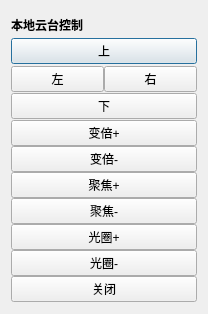
<?xml version="1.0" encoding="UTF-8"?>
<ui version="4.0">
 <class>CDlgControlPtzLocalClass</class>
 <widget class="QDialog" name="CDlgControlPtzLocalClass">
  <property name="geometry">
   <rect>
    <x>0</x>
    <y>0</y>
    <width>208</width>
    <height>314</height>
   </rect>
  </property>
  <property name="windowTitle">
   <string>CDlgControlPtzLocal</string>
  </property>
  <layout class="QHBoxLayout" name="horizontalLayout">
   <item>
    <widget class="QWidget" name="widget" native="true">
     <layout class="QVBoxLayout" name="verticalLayout">
      <property name="spacing">
       <number>0</number>
      </property>
      <property name="leftMargin">
       <number>0</number>
      </property>
      <property name="topMargin">
       <number>0</number>
      </property>
      <property name="rightMargin">
       <number>0</number>
      </property>
      <property name="bottomMargin">
       <number>0</number>
      </property>
      <item>
       <widget class="QLabel" name="lab_title">
        <property name="styleSheet">
         <string notr="true">font-weight:bold</string>
        </property>
        <property name="text">
         <string>本地云台控制</string>
        </property>
       </widget>
      </item>
      <item>
       <widget class="QWidget" name="widget_2" native="true">
        <layout class="QVBoxLayout" name="verticalLayout_5">
         <property name="spacing">
          <number>0</number>
         </property>
         <property name="leftMargin">
          <number>0</number>
         </property>
         <property name="topMargin">
          <number>0</number>
         </property>
         <property name="rightMargin">
          <number>0</number>
         </property>
         <property name="bottomMargin">
          <number>0</number>
         </property>
         <item>
          <widget class="QPushButton" name="btnPtz_up">
           <property name="text">
            <string>上</string>
           </property>
          </widget>
         </item>
        </layout>
       </widget>
      </item>
      <item>
       <widget class="QWidget" name="widget_3" native="true">
        <layout class="QHBoxLayout" name="horizontalLayout_2">
         <property name="spacing">
          <number>0</number>
         </property>
         <property name="leftMargin">
          <number>0</number>
         </property>
         <property name="topMargin">
          <number>0</number>
         </property>
         <property name="rightMargin">
          <number>0</number>
         </property>
         <property name="bottomMargin">
          <number>0</number>
         </property>
         <item>
          <widget class="QPushButton" name="btnPtz_left">
           <property name="text">
            <string>左</string>
           </property>
          </widget>
         </item>
         <item>
          <widget class="QPushButton" name="btnPtz_right">
           <property name="text">
            <string>右</string>
           </property>
          </widget>
         </item>
        </layout>
       </widget>
      </item>
      <item>
       <widget class="QWidget" name="widget_4" native="true">
        <layout class="QVBoxLayout" name="verticalLayout_6">
         <property name="spacing">
          <number>0</number>
         </property>
         <property name="leftMargin">
          <number>0</number>
         </property>
         <property name="topMargin">
          <number>0</number>
         </property>
         <property name="rightMargin">
          <number>0</number>
         </property>
         <property name="bottomMargin">
          <number>0</number>
         </property>
         <item>
          <widget class="QPushButton" name="btnPtz_down">
           <property name="text">
            <string>下</string>
           </property>
          </widget>
         </item>
        </layout>
       </widget>
      </item>
      <item>
       <widget class="QWidget" name="widget_7" native="true">
        <layout class="QVBoxLayout" name="verticalLayout_2">
         <property name="spacing">
          <number>0</number>
         </property>
         <property name="leftMargin">
          <number>0</number>
         </property>
         <property name="topMargin">
          <number>0</number>
         </property>
         <property name="rightMargin">
          <number>0</number>
         </property>
         <property name="bottomMargin">
          <number>0</number>
         </property>
         <item>
          <widget class="QPushButton" name="btnPtz_zoomUp">
           <property name="text">
            <string>变倍+</string>
           </property>
          </widget>
         </item>
         <item>
          <widget class="QPushButton" name="btnPtz_zoomDown">
           <property name="text">
            <string>变倍-</string>
           </property>
          </widget>
         </item>
        </layout>
       </widget>
      </item>
      <item>
       <widget class="QWidget" name="widget_6" native="true">
        <layout class="QVBoxLayout" name="verticalLayout_3">
         <property name="spacing">
          <number>0</number>
         </property>
         <property name="leftMargin">
          <number>0</number>
         </property>
         <property name="topMargin">
          <number>0</number>
         </property>
         <property name="rightMargin">
          <number>0</number>
         </property>
         <property name="bottomMargin">
          <number>0</number>
         </property>
         <item>
          <widget class="QPushButton" name="btnPtz_focusUp">
           <property name="text">
            <string>聚焦+</string>
           </property>
          </widget>
         </item>
         <item>
          <widget class="QPushButton" name="btnPtz_focusDown">
           <property name="text">
            <string>聚焦-</string>
           </property>
          </widget>
         </item>
        </layout>
       </widget>
      </item>
      <item>
       <widget class="QWidget" name="widget_5" native="true">
        <layout class="QVBoxLayout" name="verticalLayout_4">
         <property name="spacing">
          <number>0</number>
         </property>
         <property name="leftMargin">
          <number>0</number>
         </property>
         <property name="topMargin">
          <number>0</number>
         </property>
         <property name="rightMargin">
          <number>0</number>
         </property>
         <property name="bottomMargin">
          <number>0</number>
         </property>
         <item>
          <widget class="QPushButton" name="btnPtz_haloUp">
           <property name="text">
            <string>光圈+</string>
           </property>
          </widget>
         </item>
         <item>
          <widget class="QPushButton" name="btnPtz_haloDown">
           <property name="text">
            <string>光圈-</string>
           </property>
          </widget>
         </item>
        </layout>
       </widget>
      </item>
      <item>
       <widget class="QWidget" name="widget_8" native="true">
        <layout class="QVBoxLayout" name="verticalLayout_7">
         <property name="spacing">
          <number>0</number>
         </property>
         <property name="leftMargin">
          <number>0</number>
         </property>
         <property name="topMargin">
          <number>0</number>
         </property>
         <property name="rightMargin">
          <number>0</number>
         </property>
         <property name="bottomMargin">
          <number>0</number>
         </property>
         <item>
          <widget class="QPushButton" name="btnPtz_close">
           <property name="text">
            <string>关闭</string>
           </property>
          </widget>
         </item>
        </layout>
       </widget>
      </item>
     </layout>
    </widget>
   </item>
  </layout>
 </widget>
 <layoutdefault spacing="6" margin="11"/>
 <resources/>
 <connections/>
</ui>
